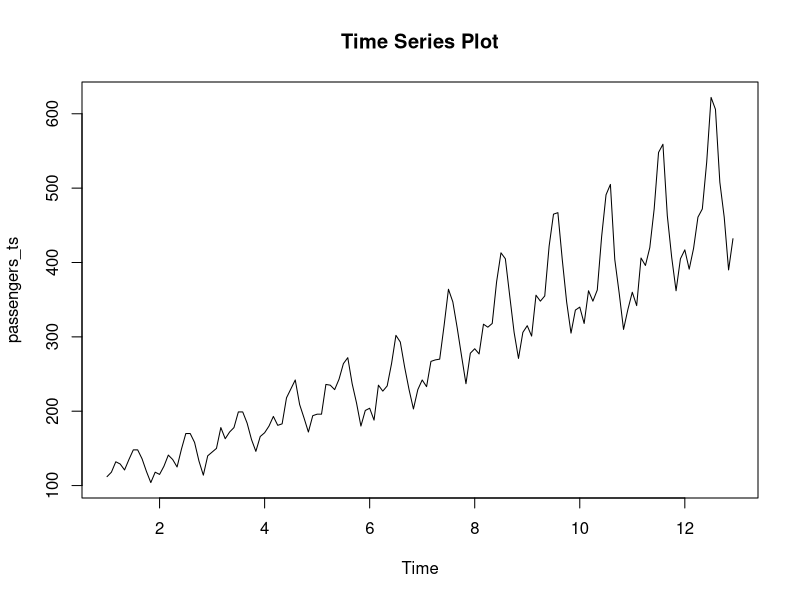
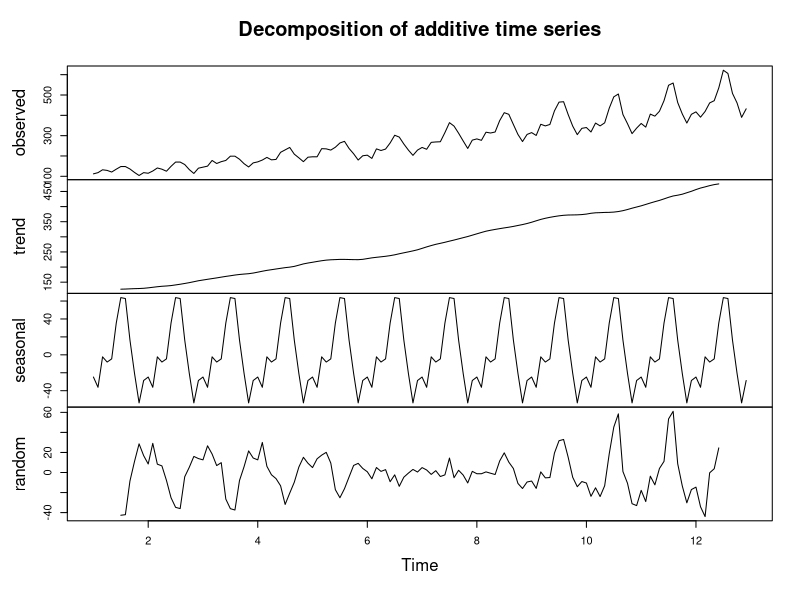
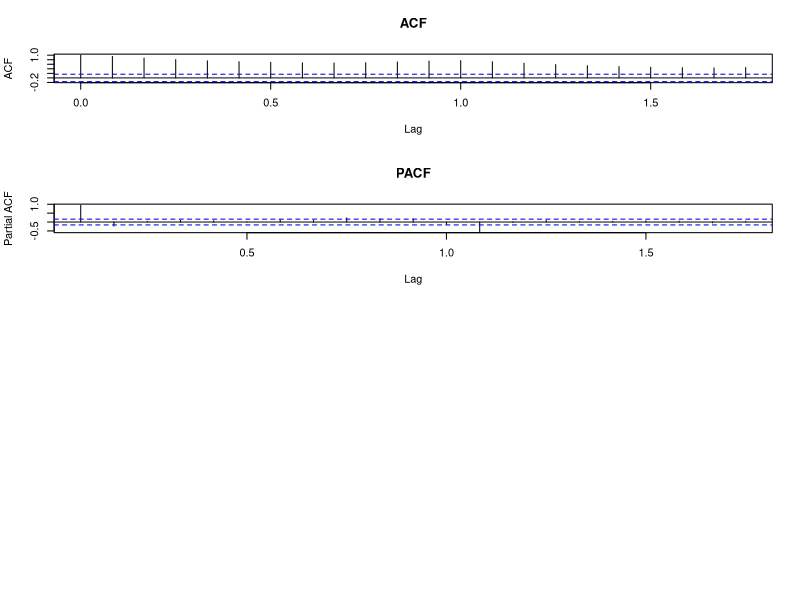

Write R code to recreate these figures, in order.
data("AirPassengers")
passengers_ts <- ts(AirPassengers, frequency = 12)
plot(passengers_ts, main = "Time Series Plot")
decomposed <- decompose(passengers_ts)
par(mfrow = c(4, 1))
plot(decomposed)
acf(passengers_ts, main = "ACF")
pacf(passengers_ts, main = "PACF")
